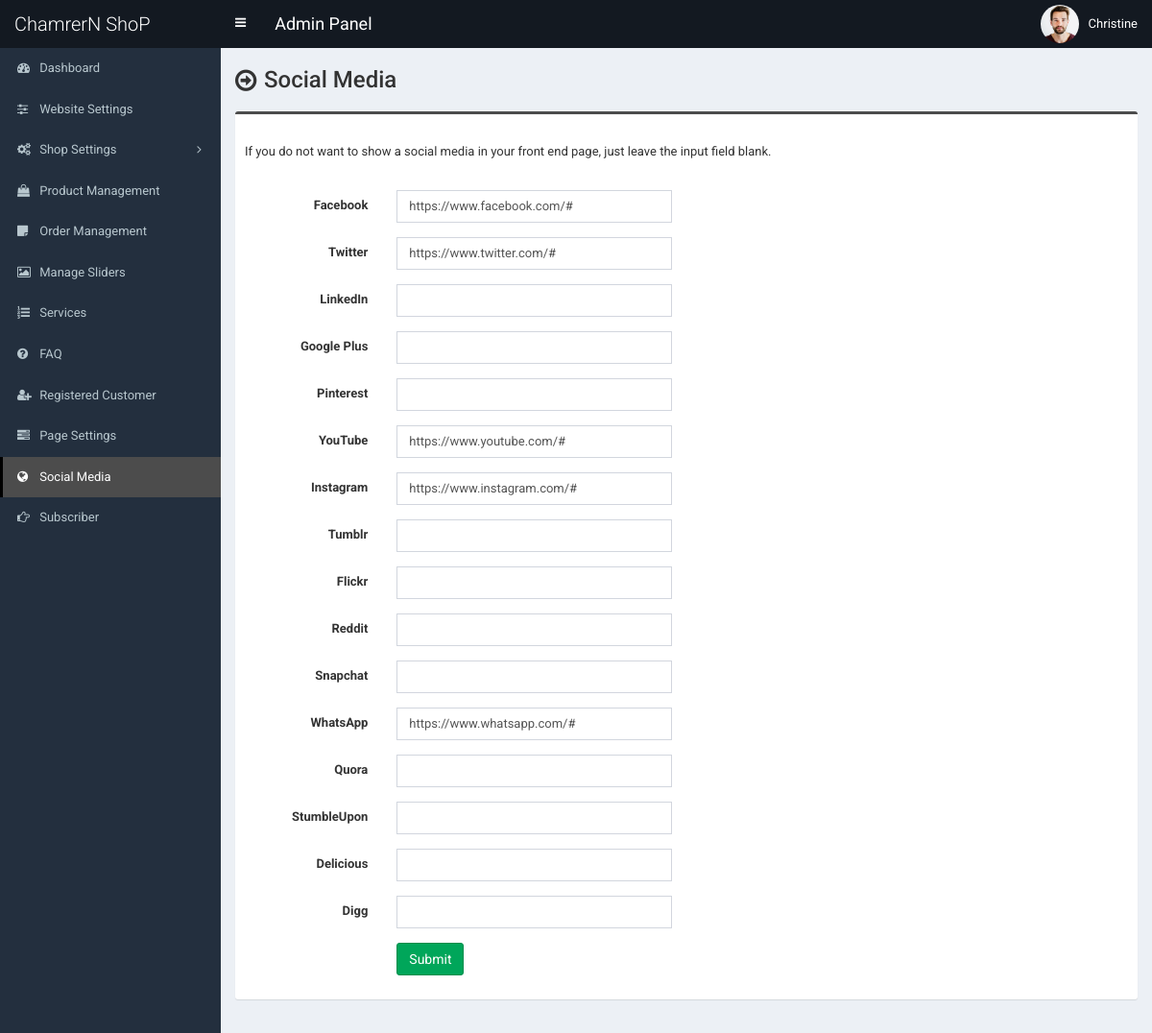
Before: /admin/social-media.php (signed in) with the older database file.
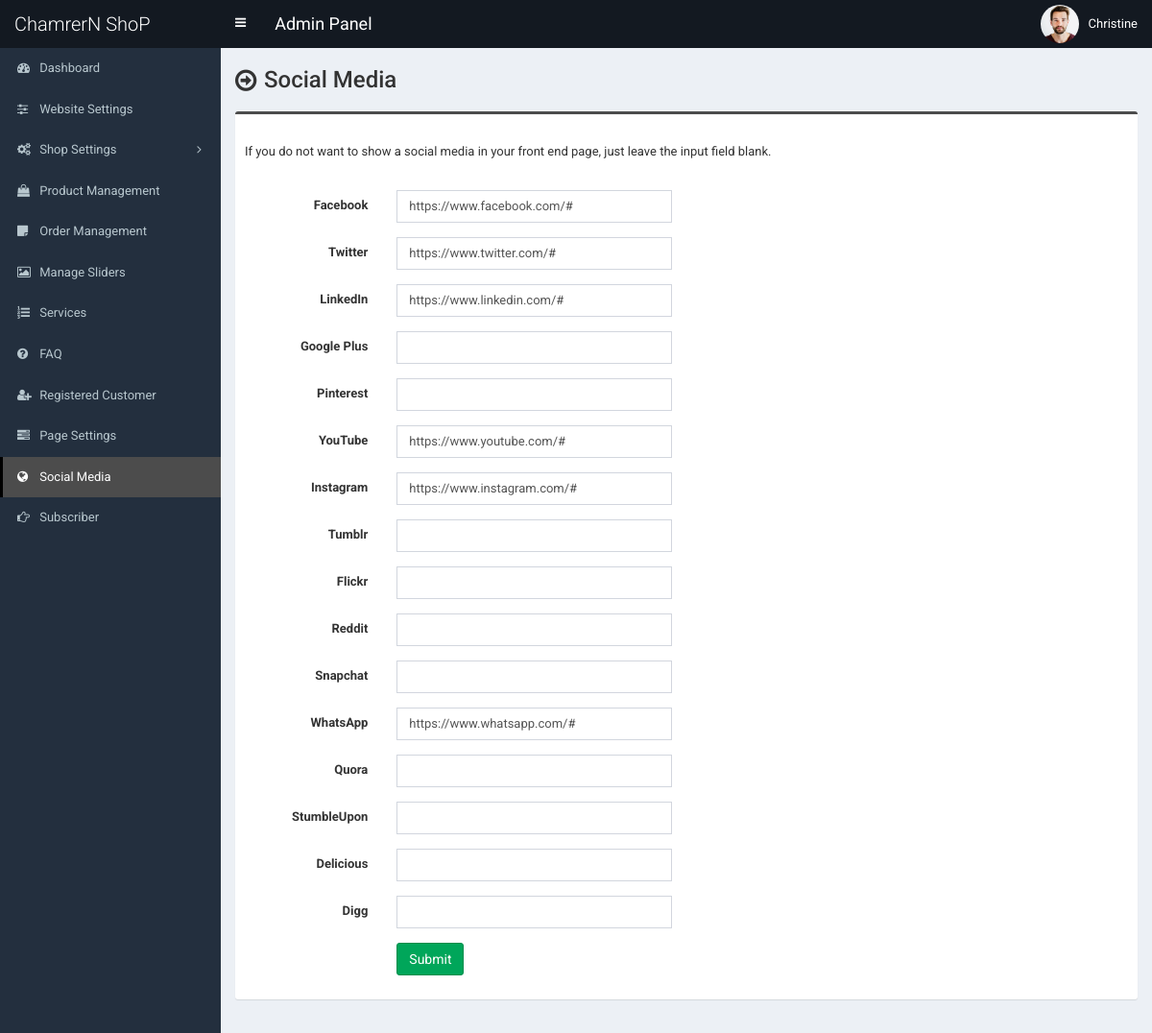
After: the same page with the newer database file.
### tables this page shows
CREATE TABLE IF NOT EXISTS `tbl_social` (
  `social_id` int(11) NOT NULL AUTO_INCREMENT,
  `social_name` varchar(30) NOT NULL,
  `social_url` varchar(255) NOT NULL,
  `social_icon` varchar(30) NOT NULL,
  PRIMARY KEY (`social_id`)
);

### admin/social-media.php (the view, shortened to what the changed rows need)
<?php require_once('header.php'); ?>
<section class="content-header">
	<div class="content-header-left">
		<h1>Social Media</h1>
	</div>
</section>
<?php
$statement = $pdo->prepare("SELECT * FROM tbl_social");
$statement->execute();
$result = $statement->fetchAll(PDO::FETCH_ASSOC);
foreach ($result as $row) {
	if($row['social_name'] == 'LinkedIn') {
		$linkedin = $row['social_url'];
	}
}
?>
<section class="content">
	<div class="row">
		<div class="col-md-12">
			<form class="form-horizontal" action="" method="post">
				<div class="box box-info">
					<div class="box-body">
						<div class="form-group">
							<div class="col-sm-4">
								<input type="text" class="form-control" name="linkedin" value="<?php echo $linkedin; ?>">
							</div>
						</div>
					</div>
				</div>
			</form>
		</div>
	</div>
</section>
<?php require_once('footer.php'); ?>

Changed rows visible on the page:
now on this page (row edited): tbl_social: linkedin "https://www.linkedin.com/#"
